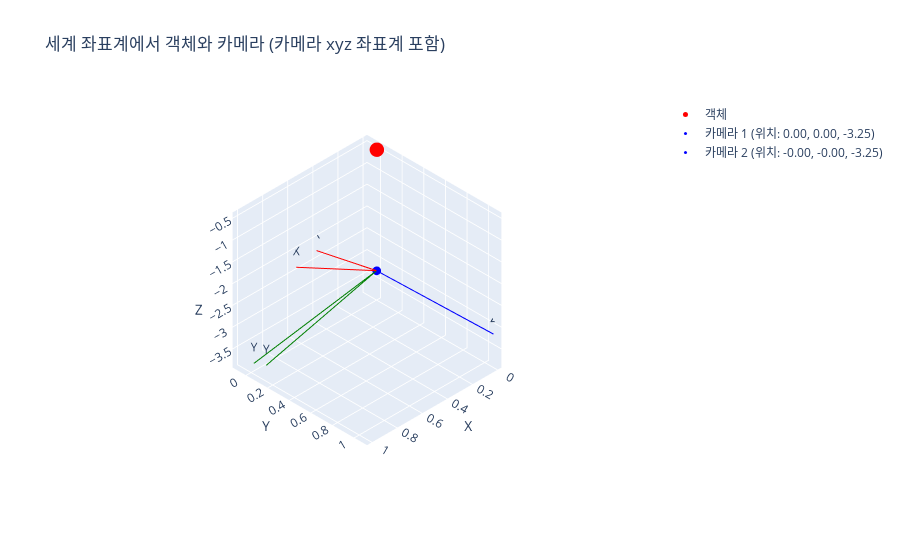

This figure's notebook cell:
### Code cell
cameras = [matrix_world[0], matrix_world[2]]
plot_cameras_and_object(object_pos, cameras, axis_lim=2)

### Figure 1 — Plotly figure (JSON) as saved in the notebook; plotly's stock layout.template omitted (floating-point values rounded to 4 significant figures)
{"data": [{"marker": {"color": "red", "size": 5}, "mode": "markers", "name": "객체", "type": "scatter3d", "x": [0.0001265], "y": [0.0003677], "z": [-0.4727]}, {"marker": {"color": "blue", "size": 3}, "mode": "markers", "name": "카메라 1 (위치: 0.00, 0.00, -3.25)", "type": "scatter3d", "x": [1.286e-07], "y": [1.097e-06], "z": [-3.255]}, {"line": {"color": "red", "width": 2}, "mode": "lines", "showlegend": false, "type": "scatter3d", "x": [1.286e-07, 0.5725], "y": [1.097e-06, -0.07881], "z": [-3.255, -2.337]}, {"line": {"color": "green", "width": 2}, "mode": "lines", "showlegend": false, "type": "scatter3d", "x": [1.286e-07, 0.9216], "y": [1.097e-06, 0.04896], "z": [-3.255, -3.825]}, {"line": {"color": "blue", "width": 2}, "mode": "lines", "showlegend": false, "type": "scatter3d", "x": [1.286e-07, 6.988e-08], "y": [1.097e-06, 1.081], "z": [-3.255, -3.162]}, {"mode": "text", "showlegend": false, "text": ["X", "Y", "Z"], "textposition": "top center", "type": "scatter3d", "x": [0.5725, 0.9216, 6.988e-08], "y": [-0.07881, 0.04896, 1.081], "z": [-2.337, -3.825, -3.162]}, {"marker": {"color": "blue", "size": 3}, "mode": "markers", "name": "카메라 2 (위치: -0.00, -0.00, -3.25)", "type": "scatter3d", "x": [-1.303e-06], "y": [-1.063e-07], "z": [-3.255]}, {"line": {"color": "red", "width": 2}, "mode": "lines", "showlegend": false, "type": "scatter3d", "x": [-1.303e-06, 0.4021], "y": [-1.063e-07, -0.0886], "z": [-3.255, -2.251]}, {"line": {"color": "green", "width": 2}, "mode": "lines", "showlegend": false, "type": "scatter3d", "x": [-1.303e-06, 1.008], "y": [-1.063e-07, 0.03535], "z": [-3.255, -3.655]}, {"line": {"color": "blue", "width": 2}, "mode": "lines", "showlegend": false, "type": "scatter3d", "x": [-1.303e-06, -1.234e-06], "y": [-1.063e-07, 1.081], "z": [-3.255, -3.159]}, {"mode": "text", "showlegend": false, "text": ["X", "Y", "Z"], "textposition": "top center", "type": "scatter3d", "x": [0.4021, 1.008, -1.234e-06], "y": [-0.0886, 0.03535, 1.081], "z": [-2.251, -3.655, -3.159]}], "layout": {"scene": {"aspectmode": "cube", "camera": {"projection": {"type": "orthographic"}}, "xaxis": {"title": {"text": "X"}}, "yaxis": {"title": {"text": "Y"}}, "zaxis": {"title": {"text": "Z"}}}, "title": {"text": "세계 좌표계에서 객체와 카메라 (카메라 xyz 좌표계 포함)"}}}
